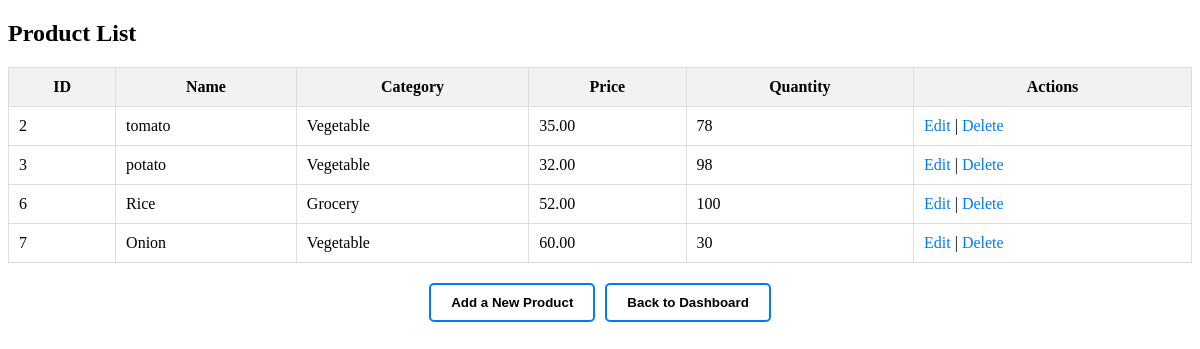
Screenshot of /view_products.php with the database file from the repository.
### tables this page shows
CREATE TABLE `products` (
  `id` int(11) NOT NULL,
  `name` varchar(100) NOT NULL,
  `category` varchar(50) DEFAULT NULL,
  `price` decimal(10,2) NOT NULL,
  `quantity` int(11) NOT NULL,
  `is_deleted` tinyint(1) DEFAULT 0
);

### view_products.php (the view, shortened to what this page needs)
<?php
include 'db_connect.php';
$result = $conn->query("SELECT * FROM products WHERE is_deleted = 0");
?>
<!DOCTYPE html>
<html>
<head>
</head>
<body>
    <h2>Product List</h2>
    <table>
        <tr><th>ID</th><th>Name</th><th>Category</th><th>Price</th><th>Quantity</th><th>Actions</th></tr>
        <?php while ($row = $result->fetch_assoc()): ?>
            <tr>
                <td><?= $row['id'] ?></td>
                <td><?= htmlspecialchars($row['name']) ?></td>
                <td><?= htmlspecialchars($row['category']) ?></td>
                <td><?= $row['price'] ?></td>
                <td><?= $row['quantity'] ?></td>
                <td>
                    <a href='edit_product.php?id=<?= $row['id'] ?>'>Edit</a> |
                    <a href='delete_product.php?id=<?= $row['id'] ?>'>Delete</a>
                </td>
            </tr>
        <?php endwhile; ?>
    </table>
	    <div class="button-group">
        <button type="button" onclick = "window.location.href='add_product.php';">Add a New Product</button>
		<button type="button" onclick = "window.location.href='dashboard.php';">Back to Dashboard</button>
		</div>
</body>
</html>

### view_products.php (style rules this page uses)
.button-group { margin-top: 20px; display: flex; justify-content: center; gap: 10px; }
button { padding: 10px 20px; border: 2px solid #007bff; background-color: white; color: black; font-weight: bold; border-radius: 5px; cursor: pointer; transition: background-color 0.3s, color 0.3s; }
table { border-collapse: collapse; width: 100%; margin-top: 20px; }
th, td { padding: 10px; border: 1px solid #ddd; }
th { background-color: #f2f2f2; }
a { text-decoration: none; color: #007bff; }

### rows the page displays
products: id "2", name "tomato", category "Vegetable", price "35.00", quantity "78"
products: id "3", name "potato", category "Vegetable", price "32.00", quantity "98"
products: id "6", name "Rice", category "Grocery", price "52.00", quantity "100"
products: id "7", name "Onion", category "Vegetable", price "60.00", quantity "30"
